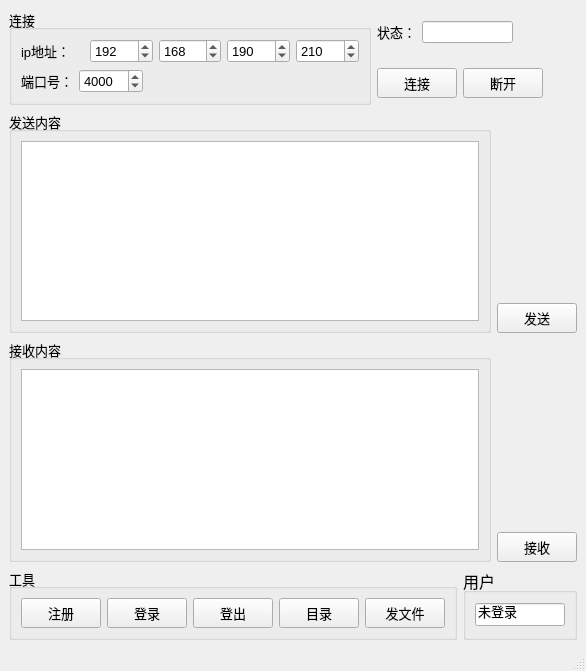
<?xml version="1.0" encoding="UTF-8"?>
<ui version="4.0">
 <class>MainWindow</class>
 <widget class="QMainWindow" name="MainWindow">
  <property name="geometry">
   <rect>
    <x>0</x>
    <y>0</y>
    <width>586</width>
    <height>671</height>
   </rect>
  </property>
  <property name="windowTitle">
   <string>MainWindow</string>
  </property>
  <widget class="QWidget" name="centralwidget">
   <layout class="QGridLayout" name="gridLayout_7">
    <item row="0" column="0" rowspan="2">
     <widget class="QGroupBox" name="groupBox_3">
      <property name="font">
       <font>
        <pointsize>10</pointsize>
       </font>
      </property>
      <property name="title">
       <string>连接</string>
      </property>
      <layout class="QGridLayout" name="gridLayout">
       <item row="1" column="1">
        <spacer name="horizontalSpacer">
         <property name="orientation">
          <enum>Qt::Horizontal</enum>
         </property>
         <property name="sizeHint" stdset="0">
          <size>
           <width>138</width>
           <height>20</height>
          </size>
         </property>
        </spacer>
       </item>
       <item row="0" column="0" colspan="2">
        <layout class="QHBoxLayout" name="horizontalLayout">
         <item>
          <widget class="QLabel" name="label">
           <property name="font">
            <font>
             <pointsize>10</pointsize>
            </font>
           </property>
           <property name="text">
            <string>ip地址：</string>
           </property>
          </widget>
         </item>
         <item>
          <widget class="QSpinBox" name="spinIP1">
           <property name="maximum">
            <number>255</number>
           </property>
           <property name="value">
            <number>192</number>
           </property>
          </widget>
         </item>
         <item>
          <widget class="QSpinBox" name="spinIP2">
           <property name="maximum">
            <number>255</number>
           </property>
           <property name="value">
            <number>168</number>
           </property>
          </widget>
         </item>
         <item>
          <widget class="QSpinBox" name="spinIP3">
           <property name="maximum">
            <number>255</number>
           </property>
           <property name="value">
            <number>190</number>
           </property>
          </widget>
         </item>
         <item>
          <widget class="QSpinBox" name="spinIP4">
           <property name="maximum">
            <number>255</number>
           </property>
           <property name="value">
            <number>210</number>
           </property>
          </widget>
         </item>
        </layout>
       </item>
       <item row="1" column="0">
        <layout class="QHBoxLayout" name="horizontalLayout_2">
         <item>
          <widget class="QLabel" name="label_2">
           <property name="font">
            <font>
             <pointsize>10</pointsize>
            </font>
           </property>
           <property name="text">
            <string>端口号：</string>
           </property>
          </widget>
         </item>
         <item>
          <widget class="QSpinBox" name="spinPort">
           <property name="maximum">
            <number>65535</number>
           </property>
           <property name="value">
            <number>4000</number>
           </property>
          </widget>
         </item>
        </layout>
       </item>
      </layout>
     </widget>
    </item>
    <item row="0" column="1" colspan="3">
     <layout class="QHBoxLayout" name="horizontalLayout_3">
      <item>
       <widget class="QLabel" name="label_3">
        <property name="font">
         <font>
          <pointsize>10</pointsize>
         </font>
        </property>
        <property name="text">
         <string>状态：</string>
        </property>
       </widget>
      </item>
      <item>
       <widget class="QLineEdit" name="lnConStatus"/>
      </item>
      <item>
       <spacer name="horizontalSpacer_2">
        <property name="orientation">
         <enum>Qt::Horizontal</enum>
        </property>
        <property name="sizeHint" stdset="0">
         <size>
          <width>80</width>
          <height>20</height>
         </size>
        </property>
       </spacer>
      </item>
     </layout>
    </item>
    <item row="1" column="1">
     <widget class="QPushButton" name="pbtnConnect">
      <property name="minimumSize">
       <size>
        <width>0</width>
        <height>30</height>
       </size>
      </property>
      <property name="sizeIncrement">
       <size>
        <width>0</width>
        <height>0</height>
       </size>
      </property>
      <property name="font">
       <font>
        <pointsize>10</pointsize>
       </font>
      </property>
      <property name="text">
       <string>连接</string>
      </property>
     </widget>
    </item>
    <item row="1" column="2">
     <widget class="QPushButton" name="pbtnDisconnect">
      <property name="minimumSize">
       <size>
        <width>0</width>
        <height>30</height>
       </size>
      </property>
      <property name="sizeIncrement">
       <size>
        <width>0</width>
        <height>0</height>
       </size>
      </property>
      <property name="font">
       <font>
        <pointsize>10</pointsize>
       </font>
      </property>
      <property name="text">
       <string>断开</string>
      </property>
     </widget>
    </item>
    <item row="1" column="3">
     <spacer name="horizontalSpacer_3">
      <property name="orientation">
       <enum>Qt::Horizontal</enum>
      </property>
      <property name="sizeHint" stdset="0">
       <size>
        <width>100</width>
        <height>20</height>
       </size>
      </property>
     </spacer>
    </item>
    <item row="2" column="0" colspan="4">
     <layout class="QGridLayout" name="gridLayout_4">
      <item row="0" column="0" rowspan="2">
       <widget class="QGroupBox" name="groupBox">
        <property name="font">
         <font>
          <pointsize>10</pointsize>
         </font>
        </property>
        <property name="title">
         <string>发送内容</string>
        </property>
        <layout class="QGridLayout" name="gridLayout_3">
         <item row="0" column="0">
          <widget class="QTextEdit" name="txtSend">
           <property name="minimumSize">
            <size>
             <width>380</width>
             <height>110</height>
            </size>
           </property>
           <property name="maximumSize">
            <size>
             <width>16777215</width>
             <height>16777215</height>
            </size>
           </property>
          </widget>
         </item>
        </layout>
       </widget>
      </item>
      <item row="0" column="1">
       <spacer name="verticalSpacer_2">
        <property name="orientation">
         <enum>Qt::Vertical</enum>
        </property>
        <property name="sizeHint" stdset="0">
         <size>
          <width>20</width>
          <height>68</height>
         </size>
        </property>
       </spacer>
      </item>
      <item row="1" column="1">
       <widget class="QPushButton" name="pbtnSend">
        <property name="minimumSize">
         <size>
          <width>0</width>
          <height>30</height>
         </size>
        </property>
        <property name="sizeIncrement">
         <size>
          <width>0</width>
          <height>0</height>
         </size>
        </property>
        <property name="font">
         <font>
          <pointsize>10</pointsize>
         </font>
        </property>
        <property name="text">
         <string>发送</string>
        </property>
       </widget>
      </item>
     </layout>
    </item>
    <item row="3" column="0" colspan="4">
     <layout class="QGridLayout" name="gridLayout_5">
      <item row="0" column="0" rowspan="2">
       <widget class="QGroupBox" name="groupBox_2">
        <property name="font">
         <font>
          <pointsize>10</pointsize>
         </font>
        </property>
        <property name="title">
         <string>接收内容</string>
        </property>
        <layout class="QGridLayout" name="gridLayout_2">
         <item row="0" column="0">
          <widget class="QTextEdit" name="txtRecv">
           <property name="minimumSize">
            <size>
             <width>380</width>
             <height>130</height>
            </size>
           </property>
           <property name="maximumSize">
            <size>
             <width>16777215</width>
             <height>16777215</height>
            </size>
           </property>
          </widget>
         </item>
        </layout>
       </widget>
      </item>
      <item row="0" column="1">
       <spacer name="verticalSpacer">
        <property name="orientation">
         <enum>Qt::Vertical</enum>
        </property>
        <property name="sizeHint" stdset="0">
         <size>
          <width>20</width>
          <height>108</height>
         </size>
        </property>
       </spacer>
      </item>
      <item row="1" column="1">
       <widget class="QPushButton" name="pbtnRecv">
        <property name="minimumSize">
         <size>
          <width>0</width>
          <height>30</height>
         </size>
        </property>
        <property name="sizeIncrement">
         <size>
          <width>0</width>
          <height>0</height>
         </size>
        </property>
        <property name="font">
         <font>
          <pointsize>10</pointsize>
         </font>
        </property>
        <property name="text">
         <string>接收</string>
        </property>
       </widget>
      </item>
     </layout>
    </item>
    <item row="4" column="0" colspan="2">
     <widget class="QGroupBox" name="groupBox_4">
      <property name="font">
       <font>
        <pointsize>10</pointsize>
       </font>
      </property>
      <property name="title">
       <string>工具</string>
      </property>
      <layout class="QGridLayout" name="gridLayout_6">
       <item row="0" column="0">
        <widget class="QPushButton" name="pbtnRegister">
         <property name="minimumSize">
          <size>
           <width>0</width>
           <height>30</height>
          </size>
         </property>
         <property name="sizeIncrement">
          <size>
           <width>0</width>
           <height>0</height>
          </size>
         </property>
         <property name="font">
          <font>
           <pointsize>10</pointsize>
          </font>
         </property>
         <property name="text">
          <string>注册</string>
         </property>
        </widget>
       </item>
       <item row="0" column="1">
        <widget class="QPushButton" name="pbtnLogin">
         <property name="minimumSize">
          <size>
           <width>0</width>
           <height>30</height>
          </size>
         </property>
         <property name="sizeIncrement">
          <size>
           <width>0</width>
           <height>0</height>
          </size>
         </property>
         <property name="font">
          <font>
           <pointsize>10</pointsize>
          </font>
         </property>
         <property name="text">
          <string>登录</string>
         </property>
        </widget>
       </item>
       <item row="0" column="2">
        <widget class="QPushButton" name="pbtnLogout">
         <property name="minimumSize">
          <size>
           <width>0</width>
           <height>30</height>
          </size>
         </property>
         <property name="sizeIncrement">
          <size>
           <width>0</width>
           <height>0</height>
          </size>
         </property>
         <property name="font">
          <font>
           <pointsize>10</pointsize>
          </font>
         </property>
         <property name="text">
          <string>登出</string>
         </property>
        </widget>
       </item>
       <item row="0" column="3">
        <widget class="QPushButton" name="pbtnFolder">
         <property name="minimumSize">
          <size>
           <width>0</width>
           <height>30</height>
          </size>
         </property>
         <property name="sizeIncrement">
          <size>
           <width>0</width>
           <height>0</height>
          </size>
         </property>
         <property name="font">
          <font>
           <pointsize>10</pointsize>
          </font>
         </property>
         <property name="text">
          <string>目录</string>
         </property>
        </widget>
       </item>
       <item row="0" column="4">
        <widget class="QPushButton" name="pbtnUpfile">
         <property name="minimumSize">
          <size>
           <width>0</width>
           <height>30</height>
          </size>
         </property>
         <property name="sizeIncrement">
          <size>
           <width>0</width>
           <height>0</height>
          </size>
         </property>
         <property name="font">
          <font>
           <pointsize>10</pointsize>
          </font>
         </property>
         <property name="text">
          <string>发文件</string>
         </property>
        </widget>
       </item>
      </layout>
     </widget>
    </item>
    <item row="4" column="2" colspan="2">
     <widget class="QGroupBox" name="groupBox_5">
      <property name="font">
       <font>
        <pointsize>12</pointsize>
       </font>
      </property>
      <property name="title">
       <string>用户</string>
      </property>
      <layout class="QGridLayout" name="gridLayout_8">
       <item row="0" column="0">
        <widget class="QLineEdit" name="lnUsername">
         <property name="font">
          <font>
           <pointsize>10</pointsize>
          </font>
         </property>
         <property name="styleSheet">
          <string notr="true"/>
         </property>
         <property name="text">
          <string>未登录</string>
         </property>
        </widget>
       </item>
      </layout>
     </widget>
    </item>
   </layout>
  </widget>
  <widget class="QMenuBar" name="menubar">
   <property name="geometry">
    <rect>
     <x>0</x>
     <y>0</y>
     <width>586</width>
     <height>25</height>
    </rect>
   </property>
  </widget>
  <widget class="QStatusBar" name="statusbar"/>
 </widget>
 <resources/>
 <connections/>
</ui>
